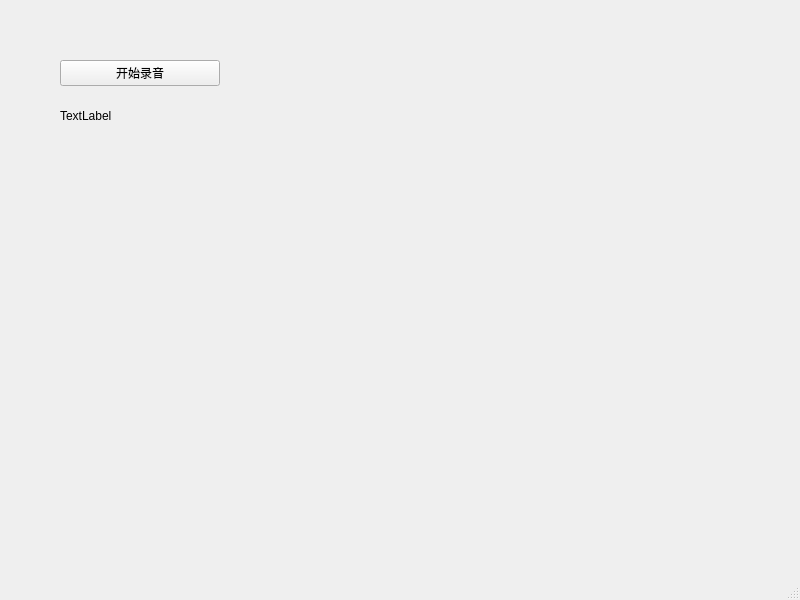
<?xml version="1.0" encoding="UTF-8"?>
<ui version="4.0">
 <class>MainWindow</class>
 <widget class="QMainWindow" name="MainWindow">
  <property name="geometry">
   <rect>
    <x>0</x>
    <y>0</y>
    <width>800</width>
    <height>600</height>
   </rect>
  </property>
  <property name="windowTitle">
   <string>MainWindow</string>
  </property>
  <widget class="QWidget" name="centralwidget">
   <widget class="QWidget" name="verticalLayoutWidget">
    <property name="geometry">
     <rect>
      <x>60</x>
      <y>60</y>
      <width>160</width>
      <height>80</height>
     </rect>
    </property>
    <layout class="QVBoxLayout" name="verticalLayout">
     <item>
      <widget class="QPushButton" name="pushButton">
       <property name="text">
        <string>开始录音</string>
       </property>
      </widget>
     </item>
     <item>
      <widget class="QLabel" name="timeLabel">
       <property name="text">
        <string>TextLabel</string>
       </property>
      </widget>
     </item>
    </layout>
   </widget>
  </widget>
  <widget class="QMenuBar" name="menubar">
   <property name="geometry">
    <rect>
     <x>0</x>
     <y>0</y>
     <width>800</width>
     <height>37</height>
    </rect>
   </property>
  </widget>
  <widget class="QStatusBar" name="statusbar"/>
 </widget>
 <resources/>
 <connections/>
</ui>
